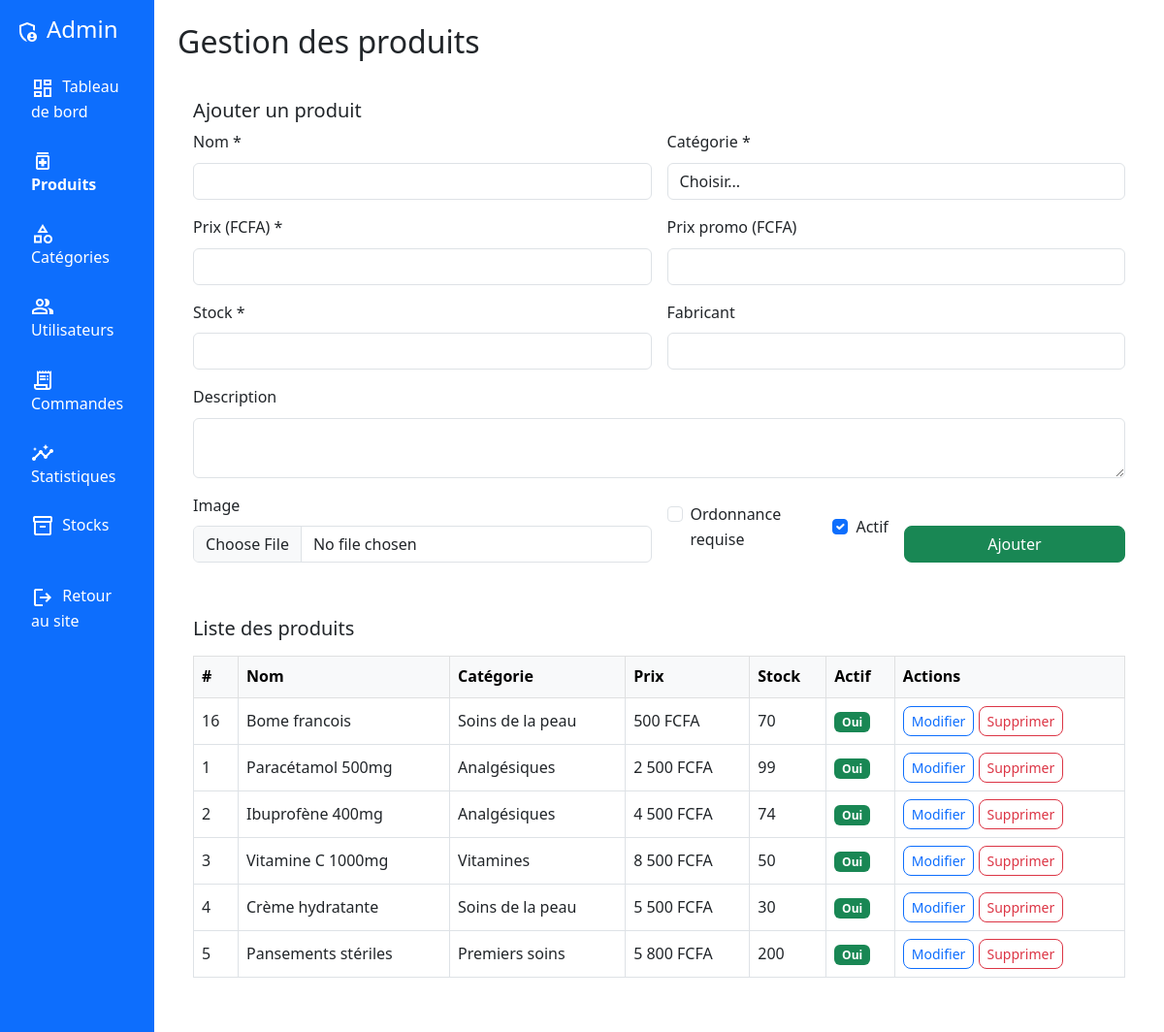
Page /admin/produits.php (signed in) on the committed database.
### tables this page shows
CREATE TABLE IF NOT EXISTS `produits` (
  `id` int NOT NULL AUTO_INCREMENT,
  `nom` varchar(255) NOT NULL,
  `description` text,
  `prix` decimal(10,2) NOT NULL,
  `prix_promo` decimal(10,2) DEFAULT NULL,
  `stock` int DEFAULT '0',
  `image` varchar(255) DEFAULT NULL,
  `categorie_id` int DEFAULT NULL,
  `fabricant` varchar(255) DEFAULT NULL,
  `date_expiration` date DEFAULT NULL,
  `prescription_requise` tinyint(1) DEFAULT '0',
  `actif` tinyint(1) DEFAULT '1',
  `created_at` timestamp NULL DEFAULT CURRENT_TIMESTAMP,
  `updated_at` timestamp NULL DEFAULT CURRENT_TIMESTAMP ON UPDATE CURRENT_TIMESTAMP,
  `seuil_alerte` int NOT NULL DEFAULT '0',
  PRIMARY KEY (`id`),
  KEY `categorie_id` (`categorie_id`)
);

CREATE TABLE IF NOT EXISTS `categories` (
  `id` int NOT NULL AUTO_INCREMENT,
  `nom` varchar(100) NOT NULL,
  `description` text,
  `created_at` timestamp NULL DEFAULT CURRENT_TIMESTAMP,
  PRIMARY KEY (`id`)
);

### admin/produits.php (the view, shortened to what this page needs)
<?php
$pdo = getDB();
$edit_product = null;
$produits = $pdo->query('SELECT p.*, c.nom as categorie_nom FROM produits p LEFT JOIN categories c ON p.categorie_id = c.id ORDER BY p.created_at DESC')->fetchAll();
function format_fcfa($prix) {
    return number_format($prix, 0, ',', ' ') . ' FCFA';
}
?>
<!DOCTYPE html>
<html lang="fr">
<head>
    <link href="https://cdn.jsdelivr.net/npm/bootstrap@5.3.0/dist/css/bootstrap.min.css" rel="stylesheet">
    <link rel="stylesheet" href="../assets/css/style.css">
</head>
<body>
<div class="d-flex" style="min-height:100vh;">
    <nav class="bg-primary text-white p-3" style="width:240px;min-height:100vh;">
        <h4 class="mb-4"><span class="material-symbols-outlined me-2">admin_panel_settings</span>Admin</h4>
        <ul class="nav flex-column">
            <li class="nav-item mb-2"><a href="index.php" class="nav-link text-white"><span class="material-symbols-outlined me-1">dashboard</span> Tableau de bord</a></li>
            <li class="nav-item mb-2"><a href="produits.php" class="nav-link text-white fw-bold"><span class="material-symbols-outlined me-1">medication</span> Produits</a></li>
            <li class="nav-item mb-2"><a href="categories.php" class="nav-link text-white"><span class="material-symbols-outlined me-1">category</span> Catégories</a></li>
            <li class="nav-item mb-2"><a href="utilisateurs.php" class="nav-link text-white"><span class="material-symbols-outlined me-1">group</span> Utilisateurs</a></li>
            <li class="nav-item mb-2"><a href="commandes.php" class="nav-link text-white"><span class="material-symbols-outlined me-1">receipt_long</span> Commandes</a></li>
            <li class="nav-item mb-2"><a href="stats.php" class="nav-link text-white"><span class="material-symbols-outlined me-1">insights</span> Statistiques</a></li>
            <li class="nav-item mb-2"><a href="stocks.php" class="nav-link text-white"><span class="material-symbols-outlined me-1">inventory_2</span> Stocks</a></li>
            <li class="nav-item mt-4"><a href="../index.php" class="nav-link text-white"><span class="material-symbols-outlined me-1">logout</span> Retour au site</a></li>
        </ul>
    </nav>
    <div class="flex-grow-1 p-4">
        <h2 class="mb-4">Gestion des produits</h2>
        <div class="card mb-4">
            <div class="card-body">
                <h5><?= $edit_product ? 'Modifier le produit' : 'Ajouter un produit' ?></h5>
                <form method="post" enctype="multipart/form-data">
                    <div class="row g-3">
                        <div class="col-md-6">
                            <label class="form-label">Nom *</label>
                            <input type="text" name="nom" class="form-control" required value="<?= htmlspecialchars($edit_product['nom'] ?? '') ?>">
                        </div>
                        <div class="col-md-6">
                            <label class="form-label">Catégorie *</label>
                            <select name="categorie_id" class="form-control" required>
                                <option value="">Choisir...</option>
                            </select>
                        </div>
                        <div class="col-md-6">
                            <label class="form-label">Prix (FCFA) *</label>
                            <input type="number" name="prix" class="form-control" required min="0" step="0.01" value="<?= htmlspecialchars($edit_product['prix'] ?? '') ?>">
                        </div>
                        <div class="col-md-6">
                            <label class="form-label">Prix promo (FCFA)</label>
                            <input type="number" name="prix_promo" class="form-control" min="0" step="0.01" value="<?= htmlspecialchars($edit_product['prix_promo'] ?? '') ?>">
                        </div>
                        <div class="col-md-6">
                            <label class="form-label">Stock *</label>
                            <input type="number" name="stock" class="form-control" required min="0" value="<?= htmlspecialchars($edit_product['stock'] ?? '') ?>">
                        </div>
                        <div class="col-md-6">
                            <label class="form-label">Fabricant</label>
                            <input type="text" name="fabricant" class="form-control" value="<?= htmlspecialchars($edit_product['fabricant'] ?? '') ?>">
                        </div>
                        <div class="col-md-12">
                            <label class="form-label">Description</label>
                            <textarea name="description" class="form-control" rows="2"><?= htmlspecialchars($edit_product['description'] ?? '') ?></textarea>
                        </div>
                        <div class="col-md-6">
                            <label class="form-label">Image</label>
                            <input type="file" name="image" class="form-control">
                        </div>
                        <div class="col-md-3 d-flex align-items-center">
                            <div class="form-check me-3">
                                <input class="form-check-input" type="checkbox" name="prescription_requise" id="presc" <?= !empty($edit_product['prescription_requise']) ? 'checked' : '' ?>>
                                <label class="form-check-label" for="presc">Ordonnance requise</label>
                            </div>
                            <div class="form-check">
                                <input class="form-check-input" type="checkbox" name="actif" id="actif" <?= !isset($edit_product['actif']) || $edit_product['actif'] ? 'checked' : '' ?>>
                                <label class="form-check-label" for="actif">Actif</label>
                            </div>
                        </div>
                        <div class="col-md-3 d-flex align-items-end justify-content-end">
                            <button type="submit" class="btn btn-success w-100"><?= $edit_product ? 'Enregistrer' : 'Ajouter' ?></button>
                        </div>
                    </div>
                </form>
            </div>
        </div>
        <div class="card">
            <div class="card-body">
                <h5 class="mb-3">Liste des produits</h5>
                <div class="table-responsive">
                    <table class="table table-bordered align-middle">
                        <thead class="table-light">
                            <tr>
                                <th>#</th>
                                <th>Nom</th>
                                <th>Catégorie</th>
                                <th>Prix</th>
                                <th>Stock</th>
                                <th>Actif</th>
                                <th>Actions</th>
                            </tr>
                        </thead>
                        <tbody>
                            <?php foreach ($produits as $prod): ?>
                            <tr>
                                <td><?= $prod['id'] ?></td>
                                <td><?= htmlspecialchars($prod['nom']) ?></td>
                                <td><?= htmlspecialchars($prod['categorie_nom']) ?></td>
                                <td><?= format_fcfa($prod['prix']) ?></td>
                                <td><?= $prod['stock'] ?></td>
                                <td><?= $prod['actif'] ? '<span class="badge bg-success">Oui</span>' : '<span class="badge bg-danger">Non</span>' ?></td>
                                <td>
                                    <a href="?edit=<?= $prod['id'] ?>" class="btn btn-sm btn-outline-primary">Modifier</a>
                                    <a href="?delete=<?= $prod['id'] ?>" class="btn btn-sm btn-outline-danger" onclick="return confirm('Supprimer ce produit ?');">Supprimer</a>
                                </td>
                            </tr>
                            <?php endforeach; ?>
                        </tbody>
                    </table>
                </div>
            </div>
        </div>
    </div>
</div>
</body>
</html>

### assets/css/style.css (style rules this page uses)
:root { --primary-color: #0d6efd; --secondary-color: #6c757d; --success-color: #198754; --info-color: #0dcaf0; --warning-color: #ffc107; --danger-color: #dc3545; --light-color: #f8f9fa; --dark-color: #212529; }
* { margin: 0; padding: 0; box-sizing: border-box; }
body { font-family: 'Segoe UI', Tahoma, Geneva, Verdana, sans-serif; line-height: 1.6; color: var(--dark-color); }
.card { transition: transform 0.3s ease, box-shadow 0.3s ease; border: none; }
.btn { border-radius: 8px; font-weight: 500; transition: all 0.3s ease; }
.material-symbols-outlined { vertical-align: middle; }

### rows in the picture
produits: id "16", nom "Bome francois", categorie.nom "Soins de la peau", prix "500 FCFA", stock "70", actif "Oui"
produits: id "1", nom "Paracétamol 500mg", categorie.nom "Analgésiques", prix "2 500 FCFA", stock "99", actif "Oui"
produits: id "2", nom "Ibuprofène 400mg", categorie.nom "Analgésiques", prix "4 500 FCFA", stock "74", actif "Oui"
produits: id "3", nom "Vitamine C 1000mg", categorie.nom "Vitamines", prix "8 500 FCFA", stock "50", actif "Oui"
produits: id "4", nom "Crème hydratante", categorie.nom "Soins de la peau", prix "5 500 FCFA", stock "30", actif "Oui"
produits: id "5", nom "Pansements stériles", categorie.nom "Premiers soins", prix "5 800 FCFA", stock "200", actif "Oui"
